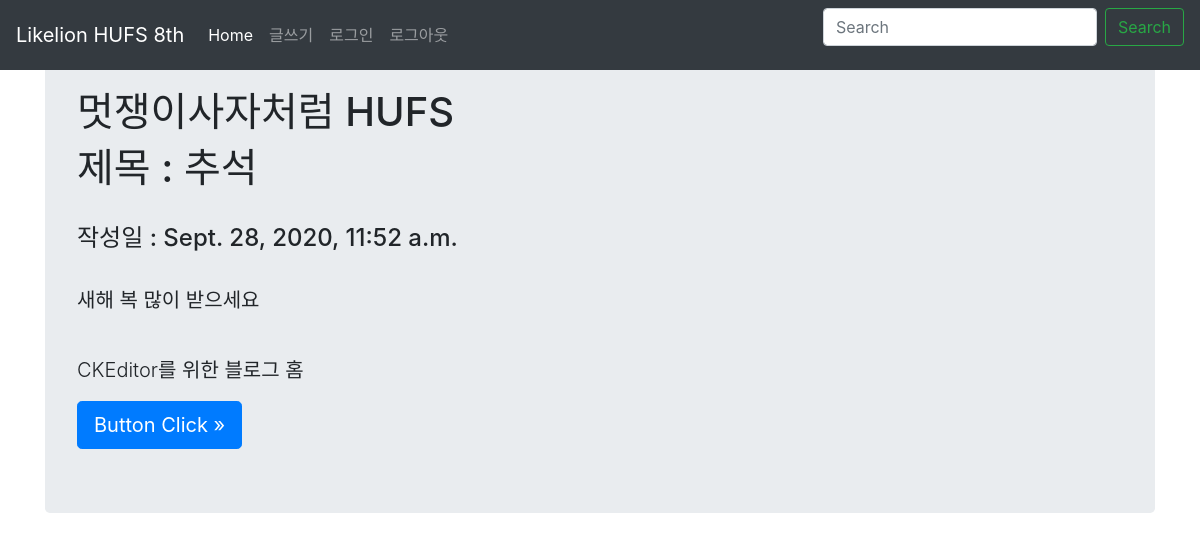
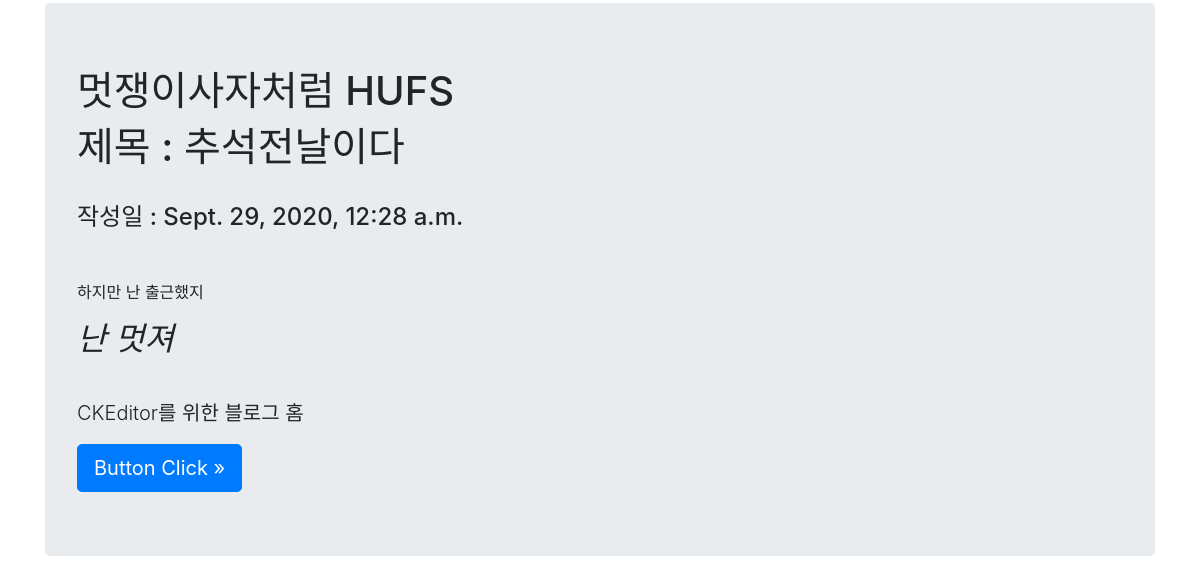
Page /blogmain/ on the earlier database version (2 pictures, top to bottom).
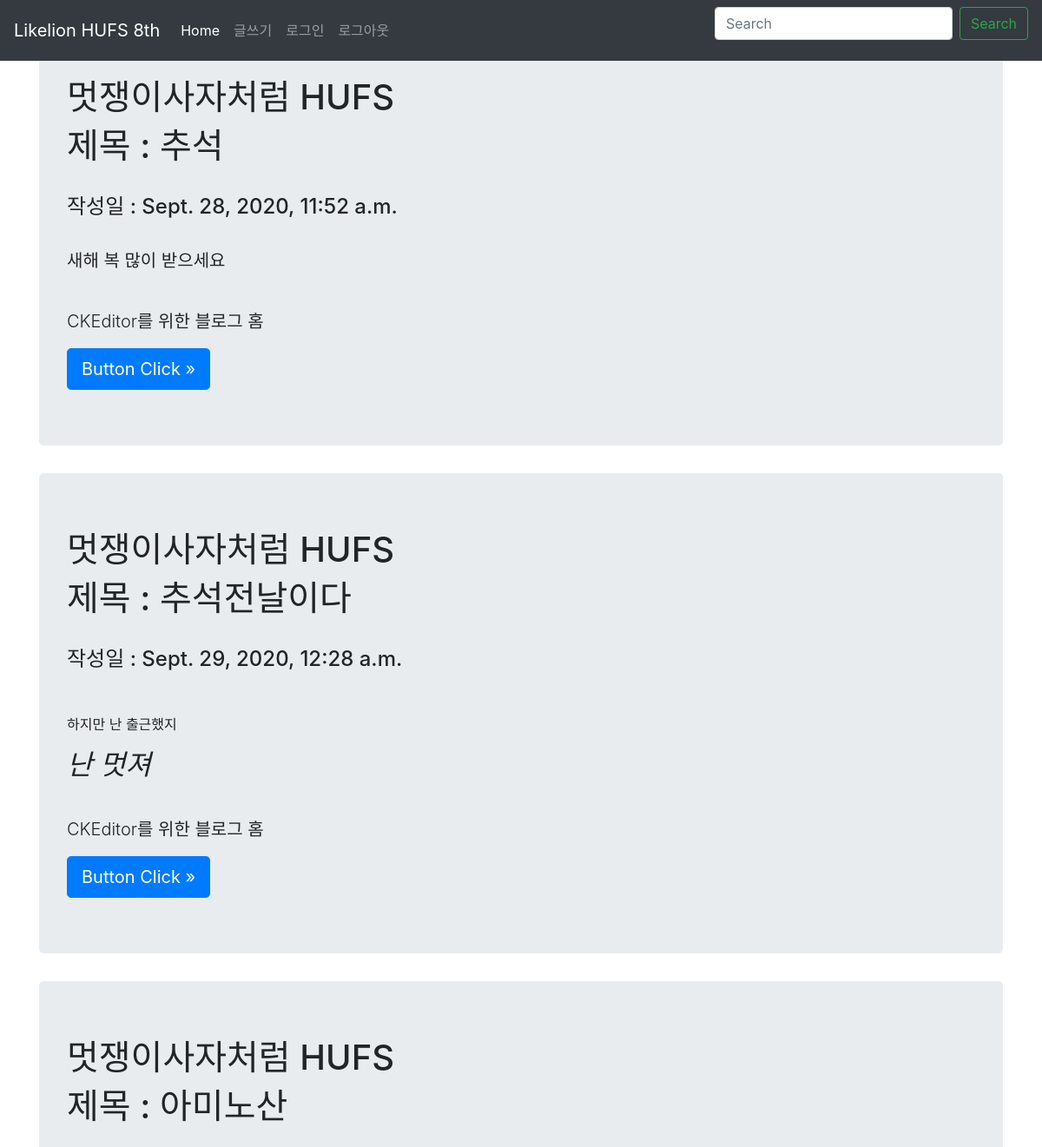
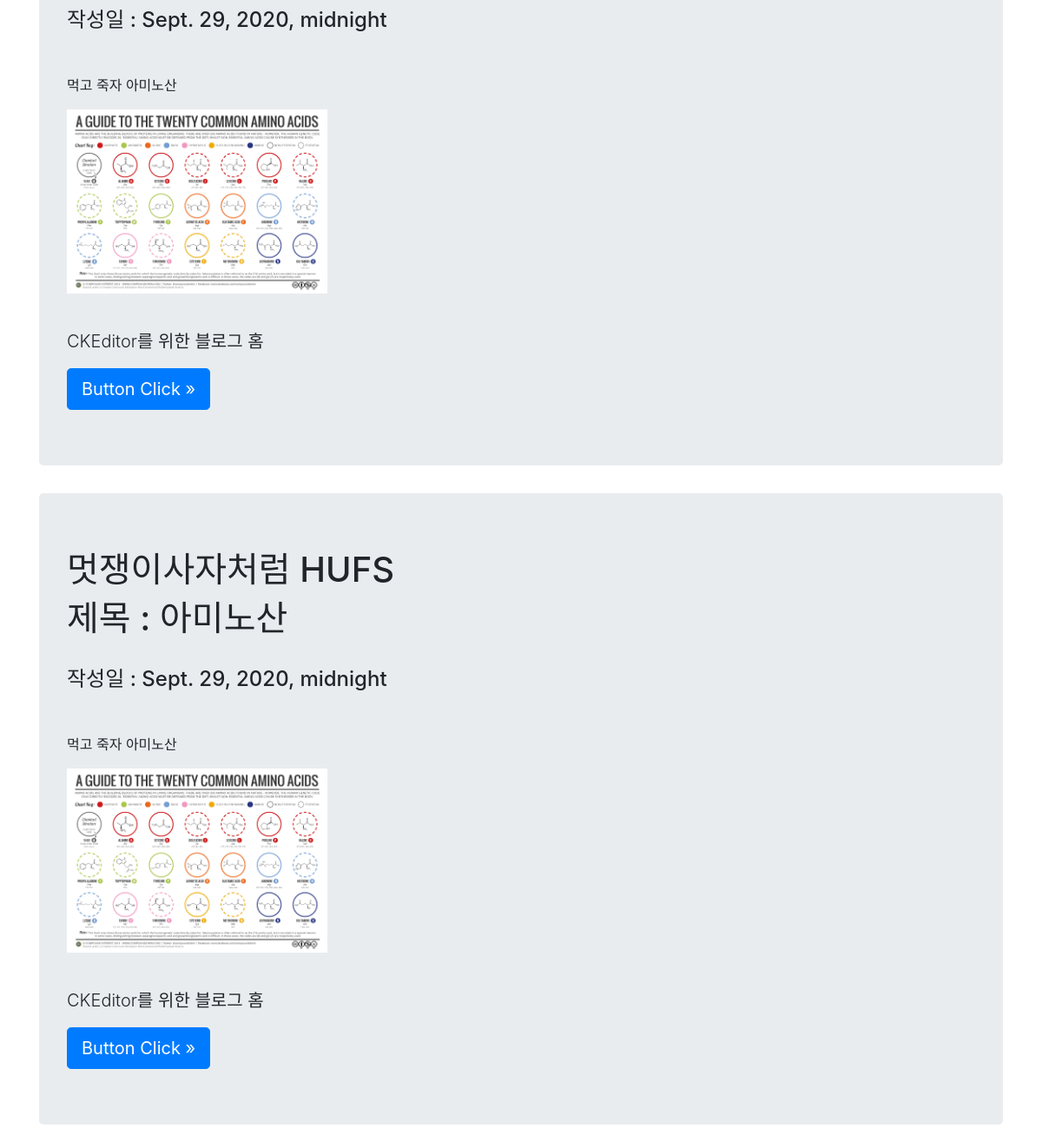
Same page on the later database version (2 pictures, top to bottom).
### blogapp/models.py (models this page shows, shortened)
class Blog(models.Model):
    title = models.CharField(max_length=100)
    pub_date = models.DateTimeField('date published')
    body = RichTextUploadingField()

### blogapp/views.py (the view)
# urls.py: path('blogmain/', blogapp.views.blogmain, name='blogmain'),
def blogmain(request):
    blogs = Blog.objects.all()
    return render(request, 'blogmain.html', {'blogs': blogs})

### blogapp/templates/blogmain.html
{% extends 'base.html' %}
{% block content %}
<br/>
{% for blog in blogs %}
<main role="main" class="container">
  <div class="jumbotron">
    <h1>멋쟁이사자처럼 HUFS</h1>
    <h1>제목 : {{ blog.title }} </h1>
    <br/>
    <h4>작성일 : {{ blog.pub_date }} </h4>
    <br/>
    <p class='lead'>{{ blog.body | safe }} </p>
    <br/>
    <p class="lead">CKEditor를 위한 블로그 홈</p>
    <a
      class="btn btn-lg btn-primary"
      href="{{ site.baseurl }}/docs/{{ site.docs_version }}/components/navbar/"
      role="button"
      >Button Click &raquo;</a
    >
  </div>
</main>
{% endfor %}
{% endblock %}

### blog_ckeditor/templates/base.html (shortened to what this page needs)
{% load static %}
<head>
  <link
    rel="stylesheet"
    href="https://stackpath.bootstrapcdn.com/bootstrap/4.5.2/css/bootstrap.min.css"
  />
  <link rel="stylesheet" href="{% static 'css/navbar-top-fixed.css' %}" />
</head>
<body>
  <nav class="navbar navbar-expand-md navbar-dark fixed-top bg-dark">
    <a class="navbar-brand" href="{% url 'index' %}">Likelion HUFS 8th</a>
    <div class="collapse navbar-collapse" id="navbarCollapse">
      <ul class="navbar-nav mr-auto">
        <li class="nav-item active">
          <a class="nav-link" href="{% url 'blogMain' %}"
            >Home <span class="sr-only">(current)</span></a
          >
        </li>
        <li class="nav-item">
          <a class="nav-link" href="{% url 'createBlog' %}">글쓰기</a>
        </li>
        <li class="nav-item">
          <a class="nav-link" href="#">로그인</a>
        </li>
        <li class="nav-item">
          <a class="nav-link" href="#">로그아웃</a>
        </li>
      </ul>
      <form class="form-inline mt-2 mt-md-0">
        <input
          class="form-control mr-sm-2"
          type="text"
          placeholder="Search"
          aria-label="Search"
        />
        <button class="btn btn-outline-success my-2 my-sm-0" type="submit">
          Search
        </button>
      </form>
    </div>
  </nav>
{% block content %}
{% endblock %}
</body>

Differences in the rows shown:
added Blog: title "아미노산", pub_date "Sept. 29, 2020, midnight", body "먹고 죽자 아미노산", body (picture)
added Blog: title "아미노산", pub_date "Sept. 29, 2020, midnight", body "먹고 죽자 아미노산", body (picture)
